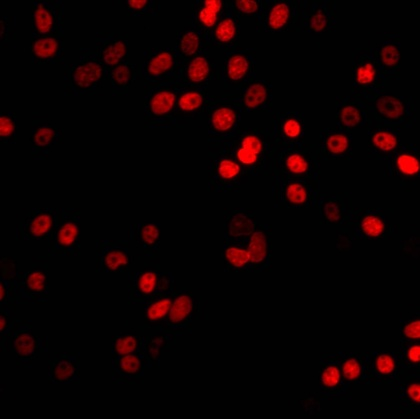
%> input picture cells.jpg, 420 x 419 px, shrunk from 1004 x 1002 before the run, given in place of distortion02.jpg, which was not available
$ octave segment_by_segment.m   (GNU Octave 9; MATLAB toolbox functions it lacks are replaced by stand-ins)
%> lines starting %> are read from the running program, lines starting %| are printed output that depends on the picture; in (x1, y1, x2, y2) boxes, pixels count from 0 and x2, y2 are one past the last pixel; in counts of white or black regions, pixels touching at a corner belong together; the program's own positions count from 1; pictures that were not available may be replaced by others from this repository, and a replacement may not be noted
%> further down, img is the input picture: size 419x420x3 uint8; mean R, G, B 14, 1.1, 1.2
### segment_by_segment_algorithm/cc_segm.m
function [thresholded_img, segmented_img, color_segmented_img] = cc_segm(img, conn)
if nargin < 2
    conn = 8;
end
thresholded_img = imbinarize(rgb2gray(img), "global");
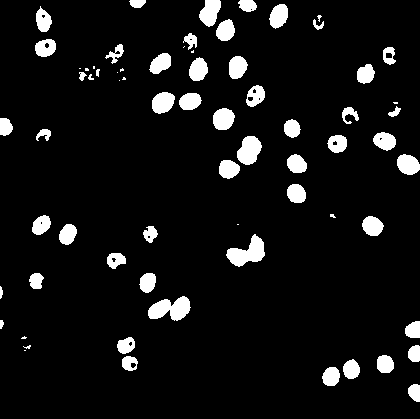
%> thresholded_img: size 419x420 logical; 7.5% white; 69 white regions (16 under 20 px), largest, box (x1, y1, x2, y2) and area: (148, 296, 191, 321) 683, (226, 234, 265, 267) 671, (237, 136, 262, 165) 514
segmented_img = bwlabel(thresholded_img, conn);
%> segmented_img: size 419x420 double; 70 distinct labels, from 0 to 69
segmented_img_back = bwlabel(~thresholded_img, conn);
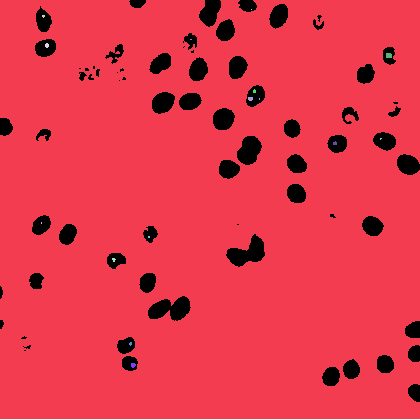
%> segmented_img_back: size 419x420 double; 17 distinct labels, from 0 to 16; one colour per label, 0 black
segmented_img(segmented_img ~= 0) = segmented_img(segmented_img ~= 0) + max(segmented_img_back(:));
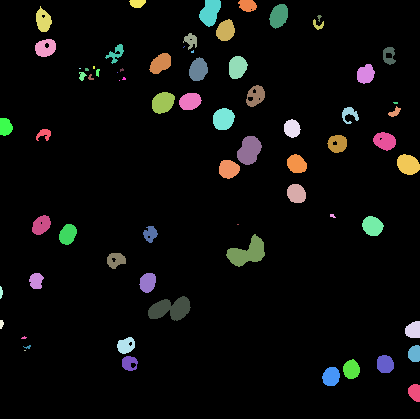
%> segmented_img: size 419x420 double; 70 distinct labels, from 0 to 85; one colour per label, 0 black
segmented_img(segmented_img == 0) = segmented_img_back(segmented_img_back ~= 0);
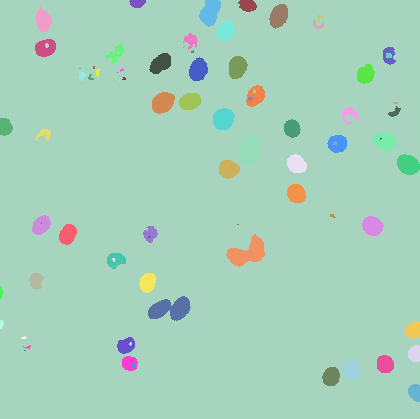
%> segmented_img: size 419x420 double; 85 distinct labels, from 1 to 85; one colour per label, 0 black
colors = linspace(0, 1, max(segmented_img(:)) + 2);
%> colors = 87 values from 0 to 1
colors = colors(2:end-1);
%> colors = 85 values from 0.0116 to 0.988
number_of_cc = length(colors);
%> number_of_cc = 85
color_segmented_img = label2rgb(segmented_img, [colors(randperm(number_of_cc))' colors(randperm(number_of_cc))' colors(randperm(number_of_cc))']);
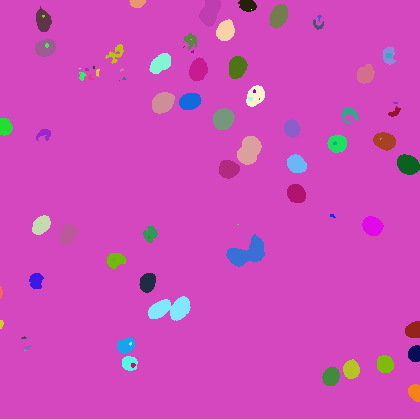
%> color_segmented_img: size 419x420x3 uint8; mean R, G, B 206.7, 75.4, 185.8
segmented_img = uint8(imnorm(segmented_img) * 255);
end

### segment_by_segment_algorithm/imnorm.m
function newim = imnorm(im)
m = min(im(:));
%> m = 1
newim = im - m;
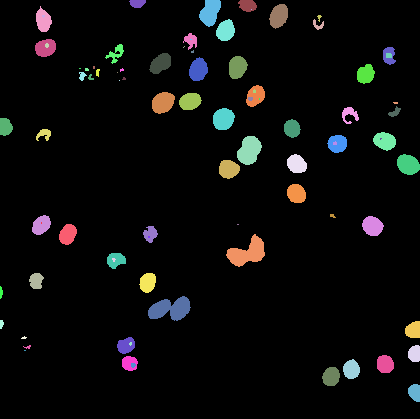
%> newim: size 419x420 double; 85 distinct labels, from 0 to 84; one colour per label, 0 black
M = max(newim(:));
%> M = 84
newim = newim / M;
%> in cc_segm, `segmented_img = uint8(imnorm(segmented_img) * 255);`: segmented_img: size 419x420 uint8; 85 distinct labels, from 0 to 255
end

### segment_by_segment_algorithm/get_saddle_points.m
function [saddle_points, minima_coords] = get_saddle_points(segmented_img, metric)
%> called with metric = 'euclidean'
rows = size(segmented_img, 1);
%> rows = 419
cols = size(segmented_img, 2);
%> cols = 420

% Auxiliary matrix for Euclidean and quasi-Euclidean metrics
if strcmp(metric, "euclidean") || strcmp(metric, "quasi-euclidean")
    aux = zeros(rows + 4, cols + 4, "double");
    aux(end, 1) = 1;
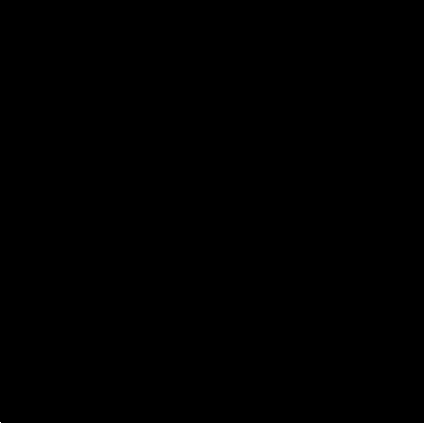
%> aux: size 423x424 double; values 0 (black) and 1 (white), 0% white in thin lines or dots, all inside (x1, y1, x2, y2) = (0, 422, 1, 423)
    aux = bwdist(aux, metric);
    % figure; imshow(imnorm(aux));
end

saddle_points = zeros(rows, cols, "logical");
minima_coords = [];

segments = unique(segmented_img);
%> segments = 85 values from 0 to 255
for s=1:length(segments)
    segment = segments(s);
    % segment = 255 means that the segment is the image background and
    % therefore it should not be considered
    if (segment ~= 0) % && (segment ~= 255) && (segment ~= 170)
        img_segment = segmented_img == segment;
%         figure; imshow(img_segment);
        [segment_rows, segment_cols] = find(img_segment);
        min_row = min(segment_rows(:));
        max_row = max(segment_rows(:));
        min_col = min(segment_cols(:));
        max_col = max(segment_cols(:));
        crop_rows = max_row - min_row + 5;
        crop_cols = max_col - min_col + 5;
        cropped_img_segment = ones(crop_rows, crop_cols, "logical");
        cropped_img_segment(3:end-2, 3:end-2) = ~img_segment(min_row:max_row, min_col:max_col);
%         figure; imshow(cropped_img_segment);
%         figure; imshow(imnorm(bwdist(cropped_img_segment, metric)));
        if strcmp(metric, "euclidean") || strcmp(metric, "quasi-euclidean")
            [segment_saddle_points, segment_minima_coords] = saddle_points_finder(bwdist(cropped_img_segment, metric), metric, aux(end-crop_rows+1:end, 1:crop_cols));
%             [d, matrix, subauxdbg, subauxdbg_contour, fv] = debugging(bwdist(cropped_img_segment, metric), metric, 400, aux(end-crop_rows+1:end, 1:crop_cols))
        else
            [segment_saddle_points, segment_minima_coords] = saddle_points_finder(bwdist(cropped_img_segment, metric), metric);
%             [d, matrix, subauxdbg, subauxdbg_contour, fv] = debugging(bwdist(cropped_img_segment, metric), metric, 400)
        end
        saddle_points(min_row:max_row, min_col:max_col) = saddle_points(min_row:max_row, min_col:max_col) + segment_saddle_points;
        if ~isempty(segment_minima_coords)
            segment_minima_coords(:, [1, 3]) = segment_minima_coords(:, [1, 3]) + min_row;
            segment_minima_coords(:, [2, 4]) = segment_minima_coords(:, [2, 4]) + min_col;
            minima_coords = [minima_coords; segment_minima_coords];
        end
%     else
%         figure; imshow(segmented_img == segment);
    end
end
end

### segment_by_segment_algorithm/saddle_points_finder.m
function [segment_saddle_points, segment_minima_coords] = saddle_points_finder(transformed_cropped_img_segment, metric, aux)
rows = size(transformed_cropped_img_segment, 1);
cols = size(transformed_cropped_img_segment, 2);
segment_saddle_points = zeros(rows - 4, cols - 4, "logical");
segment_minima_coords = [];

% cnt = 0;
for i=3:rows-2
    for j=3:cols-2
        v = transformed_cropped_img_segment(i, j);
        d = ceil(v);
        if d ~= 0
            if d == 1
                [is_a_saddle, m1_row, m1_col, m2_row, m2_col] = is_a_saddle_point_d1(transformed_cropped_img_segment(i-2:i+2, j-2:j+2), v);
                m1_row = m1_row + i - 6;
                m1_col = m1_col + j - 6;
                m2_row = m2_row + i - 6;
                m2_col = m2_col + j - 6;
            else
                if strcmp(metric, "euclidean") || strcmp(metric, "quasi-euclidean")
                    fv_idx = get_feature_vector(transformed_cropped_img_segment(i-d:i+d, j-d:j+d), metric, d, aux(end-d:end, 1:1+d));
                else
                    fv_idx = get_feature_vector(transformed_cropped_img_segment(i-d:i+d, j-d:j+d), metric, d);
                end
% [5 lines of commented-out code are left out]
                fv_idx(:, 2) = fv_idx(:, 2) + i - d - 4;
                fv_idx(:, 3) = fv_idx(:, 3) + j - d - 4;
                [is_a_saddle, m1_row, m1_col, m2_row, m2_col] = is_a_saddle_point(fv_idx, v);
%                 if mod(cnt, 100) == 0
%                     figure; plot(fv); hold on; plot(ones(length(fv), 1) * v); title('row = ' + string(i-1) + ' - col = ' + string(j-1));
%                 end
            end
            segment_saddle_points(i-2, j-2) = is_a_saddle;
            if is_a_saddle
                segment_minima_coords = [segment_minima_coords; [m1_row, m1_col, m2_row, m2_col]];
            end
        end
%         cnt = cnt + 1;
    end
end
end

### segment_by_segment_algorithm/segment_by_segment.m
clear; close all; clc;

% stack = load_stack("..\images\labelled-stack.tif");
% segmented_img = stack(:, :, 1);

img = imread("..\dataset\images\distortion02.jpg");
[thresholded_img, segmented_img, color_segmented_img] = cc_segm(img);
figure; imshow(thresholded_img);
figure; imshow(segmented_img);
figure; imshow(color_segmented_img);

%% Metric choice and identification of all the saddle points of the segmented image
%> (the run ends here)
